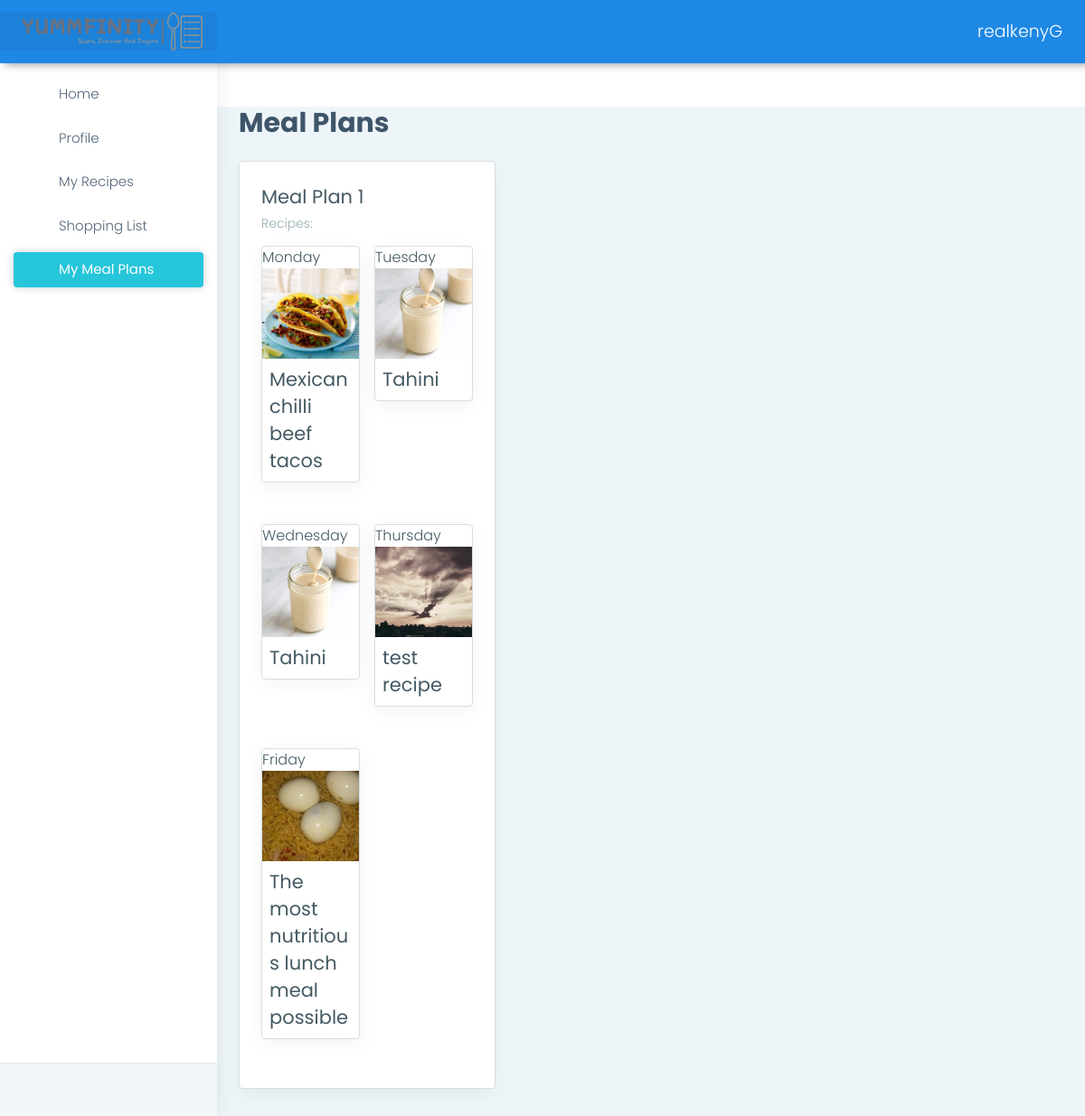
The page /my_meal_plan (signed in) on the database its author committed.
### apps/authentication/models.py (models this page shows, shortened)
class User(db.Model, UserMixin):
    id = db.Column(db.Integer, primary_key=True)
    username = db.Column(db.String(64), unique=True)
    email = db.Column(db.String(64), unique=True)
    password = db.Column(db.LargeBinary)
    recipes = db.relationship('Recipe', backref='user')
    ratings = db.relationship('Rating', backref='user')
    comments = db.relationship('Comment', backref='user')
    profile = db.relationship("UserProfile", uselist=False, back_populates="user")
    activities = db.relationship('UserActivity', back_populates='user', lazy=True)
    followers = db.relationship('Follow', foreign_keys=[Follow.followed_id], back_populates='followed', lazy='dynamic', cascade='all, delete-orphan')
    following = db.relationship('Follow', foreign_keys=[Follow.follower_id], back_populates='follower', lazy='dynamic', cascade='all, delete-orphan')
    shopping_list = db.relationship('ShoppingList', backref='user', lazy=True, cascade='all, delete-orphan')
    meal_plan = db.relationship('MealPlan', backref='user', lazy=True, cascade='all, delete-orphan')

class Recipe(db.Model):
    id = db.Column(db.Integer, primary_key=True)
    cuisine = db.Column(db.String(64))
    name = db.Column(db.String(64))
    description = db.Column(db.Text, nullable=False)
    user_id = db.Column(db.Integer, db.ForeignKey('user.id'), nullable=False)
    cooking_time = db.Column(db.Integer, nullable=False)
    cuisine = db.Column(db.String(64), nullable=False)
    image = db.Column(db.String(255), nullable=True)
    ingredients = db.relationship('Ingredient', backref='recipe', lazy=True, cascade='all, delete-orphan')
    instructions = db.relationship('Instruction', backref='recipe', lazy=True, cascade='all, delete-orphan')
    ratings = db.relationship('Rating', backref='recipe', lazy=True, cascade='all, delete-orphan')
    comments = db.relationship('Comment', backref='recipe', lazy=True, cascade='all, delete-orphan')
    activities = db.relationship('UserActivity', back_populates='recipe', lazy=True, cascade='all, delete-orphan')

### apps/home/routes.py (the view)
@blueprint.route('/my_meal_plan', methods=['GET', 'POST'])
@login_required
def my_meal_plan():
    user_id = current_user.id
    plans = MealPlan.query.filter_by(user_id=user_id)
    recipes2 = []
    for plan in plans:
        meal_ids = [plan.meal1_id, plan.meal2_id, plan.meal3_id, plan.meal4_id, plan.meal5_id, plan.meal6_id, plan.meal7_id]
        recipes = []
        for meal_id in meal_ids:
            recipe = Recipe.query.filter_by(id=meal_id).first()
            if recipe:
                recipes.append(recipe)
        recipes2.append(recipes)
    return render_template('home/my_meal_plan.html', plans=plans, recipes2=recipes2)

### apps/__init__.py (called while the page is built)
def configure_database(app):
    @app.before_first_request
    def initialize_database():
        db.create_all()
    @app.teardown_request
    def shutdown_session(exception=None):
        db.session.remove()

### apps/authentication/models.py (called while the page is built)
@login_manager.user_loader
def user_loader(id):
    return User.query.filter_by(id=id).first()

### apps/templates/home/my_meal_plan.html (shortened to what this page needs)
{% extends "layouts/base.html" %}
{% block stylesheets %}
<link href="https://cdn.jsdelivr.net/npm/bootstrap@5.3.0-alpha1/dist/css/bootstrap.min.css" rel="stylesheet">
<link href="https://cdnjs.cloudflare.com/ajax/libs/font-awesome/6.0.0-beta3/css/all.min.css" rel="stylesheet">
{% endblock stylesheets %}
{% block content %}
<div class="container mt-5">
    <h2 class="mb-4">Meal Plans</h2>
    <div class="row gy-4">
        {% for recipes in recipes2 %}
        <div class="col-md-6 col-lg-4">
            <div class="card meal-plan-card">
                <div class="card-body">
                    <h5 class="card-title">Meal Plan {{ loop.index }}</h5>
                    <h6 class="card-subtitle mb-3 text-muted">Recipes:</h6>
                    <div class="row row-cols-1 row-cols-md-2 g-3">
                        {% set weekdays = ["Monday", "Tuesday", "Wednesday", "Thursday", "Friday", "Saturday", "Sunday"] %}
                        {% for recipe in recipes %}
                        <div class="col">
                            <div class="card recipe-card">
                                <span>{{ weekdays[(loop.index - 1) % 7] }}</span>
                                {% if recipe.image %}
                                <img src="{{ url_for('static', filename='assets/images/' + recipe.image) }}" class="card-img-top" alt="{{ recipe.name }}">
                                {% endif %}
                                <div class="card-body p-2">
                                    <h6 class="card-title mb-0">{{ recipe.name }}</h6>
                                </div>
                            </div>
                        </div>
                        {% endfor %}
                    </div>
                </div>
            </div>
        </div>
        {% endfor %}
    </div>
</div>
{% endblock content %}

### apps/templates/includes/navigation.html (shortened to what this page needs)
<header class="topbar" data-navbarbg="skin6">
    <nav class="navbar top-navbar navbar-expand-md navbar-dark">
        <div class="navbar-header" data-logobg="skin6">
            <a class="navbar-brand ms-4" href="/">
                <img src="{{ config.ASSETS_ROOT }}/images/logo-no-background.png" alt="homepage" class="dark-logo" style="width: 200px; height: auto;" />
            </a>
        </div>
        <div class="navbar-collapse collapse" id="navbarSupportedContent" data-navbarbg="skin5">
            <ul class="navbar-nav">
                <li class="nav-item dropdown">
                    <a class="nav-link dropdown-toggle text-muted waves-effect waves-dark" href="#" id="navbarDropdown" role="button" data-bs-toggle="dropdown" aria-expanded="false">
                        {{ current_user.username }}
                    </a>
                </li>
            </ul>
        </div>
    </nav>
</header>

### apps/templates/home/my_meal_plan.html (style rules this page uses)
body { background-color: #f8f9fa; }
.meal-plan-card { border-radius: 10px; overflow: hidden; box-shadow: 0 0.5rem 1rem rgba(0, 0, 0, 0.15); background-color: white; }
.meal-plan-card .card-title { font-size: 1.5rem; font-weight: bold; margin-bottom: 0.5rem; }
.meal-plan-card img { height: 200px; object-fit: cover; }
.meal-plan-card .card-body { position: relative; padding: 1.5rem; }
.recipe-card { border: none; border-radius: 10px; overflow: hidden; box-shadow: 0 0.5rem 1rem rgba(0, 0, 0, 0.15); background-color: white; }
.recipe-card img { height: 100px; object-fit: cover; }

### rows shown on the page
User: username "realkenyG"
Recipe: weekdays "Monday", image (picture), name "Mexican chilli beef tacos"
Recipe: weekdays "Tuesday", image+name (picture), name "Tahini", weekdays "Wednesday"
Recipe: weekdays "Thursday", image (picture), name "test recipe"
Recipe: weekdays "Friday", image (picture), name "The most nutritious lunch meal possible"
